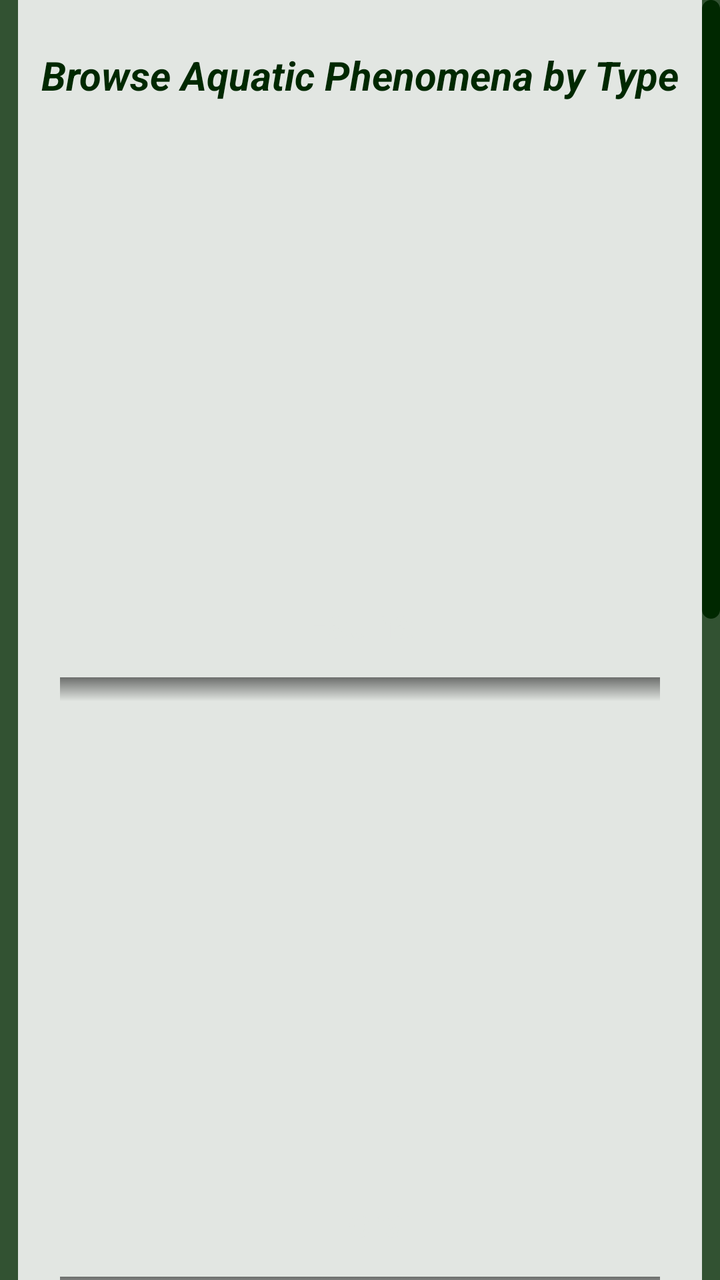
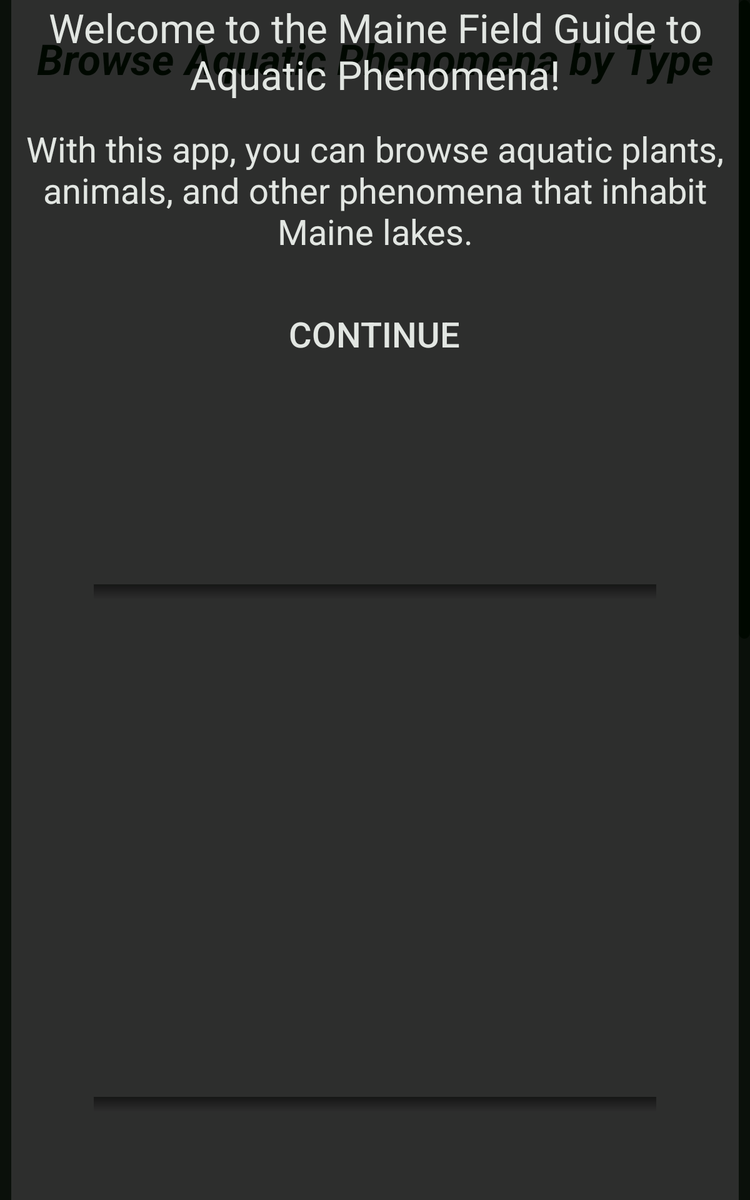

Compare how this app lays out the same screen by default and in its alternative resource folder. The renders come first, then the two layout files and the values they reference.
<!-- AndroidManifest.xml: application theme AppTheme -->
<!-- res/layout/activity_main.xml -->
<RelativeLayout xmlns:android="http://schemas.android.com/apk/res/android"
    style="@style/background"
    android:id="@+id/homescreen">
    <ScrollView
        android:layout_height="match_parent"
        android:layout_width="match_parent"
        android:layout_gravity="center"
        android:scrollbarThumbVertical="@drawable/gradient_button_pressed"
        android:scrollbarSize="9dp">

    <LinearLayout
        android:orientation="vertical"
        style="@style/scroll"
        android:id="@+id/layout">
        <LinearLayout
            android:layout_width="match_parent"
            android:layout_height="24dp">
        </LinearLayout>
        <TextView
            android:layout_width="match_parent"
            android:layout_height="wrap_content"
            android:gravity="center"
            android:text="Browse Aquatic Phenomena by Type"
            android:textStyle="italic|bold"
            android:textColor="@color/dark_brown"
            android:textSize="20dp"
            android:layout_marginBottom="24dp"/>
        <LinearLayout
            style="@style/category_container">
            <LinearLayout
                style="@style/category_container"
                android:onClick="toIdentify"
                android:clickable="true">

                <ImageView
                    style="@style/category_image_regular"
                    android:id="@+id/fauna_image"
                    />
                <Button
                    style="@style/category_button_regular"
                    android:text="Fauna"
                    >
                </Button>
            </LinearLayout>
            <Button
                style="@style/shadow_regular"/>
        </LinearLayout>
        <LinearLayout
            style="@style/category_container">
            <LinearLayout
                style="@style/category_container"
                android:onClick="toIdentify"
                android:clickable="true">
                <ImageView
                    style="@style/category_image_regular"
                    android:id="@+id/flora_image"
                    />
                <Button
                    style="@style/category_button_regular"
                    android:text="Flora"
                    >
                </Button>

            </LinearLayout>
            <Button
                style="@style/shadow_regular"/>
        </LinearLayout>
        <LinearLayout
            style="@style/category_container">
            <LinearLayout
                style="@style/category_container"
                android:onClick="toIdentify"
                android:clickable="true">

                <ImageView
                    style="@style/category_image_regular"
                    android:id="@+id/pc_image"/>
                <Button
                    style="@style/category_button_regular"
                    android:text="Other Aquatic Curiosities">
                </Button>
            </LinearLayout>
            <Button
                style="@style/shadow_regular"/>
        </LinearLayout>


        <TextView
            android:layout_width="match_parent"
            android:layout_height="wrap_content"
            android:gravity="center"
            android:text="Or Browse by Location"
            android:textStyle="italic|bold"
            android:textColor="@color/dark_brown"
            android:textSize="20dp"
            android:layout_marginBottom="24dp"/>
        <LinearLayout
            style="@style/category_container">
            <LinearLayout
                style="@style/category_container"
                android:onClick="toLocation"
                android:clickable="true">

                <ImageView
                    style="@style/category_image_regular"
                    android:id="@+id/location_image"/>
                <Button
                    style="@style/category_button_regular"
                    android:text="Location">
                </Button>
            </LinearLayout>
            <Button
                style="@style/shadow_regular"/>
        </LinearLayout>
    </LinearLayout>

</ScrollView>
    
  <android.support.v4.view.ViewPager
    android:id="@+id/viewpager"
    android:layout_width="match_parent"
    android:layout_height="match_parent"
    >
</android.support.v4.view.ViewPager>
    <LinearLayout
        android:layout_width="match_parent"
        android:layout_height="wrap_content"
        android:id="@+id/UI"
        android:layout_gravity="bottom"
        android:layout_alignParentBottom="true"
        android:background="@android:color/transparent"
        android:orientation="vertical"
        android:paddingBottom="10dp"
        >
        <LinearLayout
            android:layout_width="match_parent"
            android:layout_height="19dp"
            android:gravity="center"
            android:orientation="horizontal"
            android:id="@+id/dots"
            android:background="@android:color/transparent">
        </LinearLayout>
    </LinearLayout>
</RelativeLayout>
<!-- resources referenced by this layout -->
<resources>
  <color name="dark_brown">#002800</color>
  <!-- drawable gradient_button_pressed (drawable) -->
  <?xml version="1.0" encoding="utf-8"?>
  <shape xmlns:android="http://schemas.android.com/apk/res/android">
      android:shape="rectangle">
      <stroke android:width="1dp" android:color = "@color/dark_brown"/>
      <solid android:color= "@color/dark_brown"/>
      <corners android:radius="4dp"></corners>
  </shape>
  <style name="background">
          <item name="android:orientation">vertical</item>
          <item name="android:layout_width">match_parent</item>
          <item name="android:layout_height">match_parent</item>
          <item name="android:background">@color/medium_brown</item>
      </style>
  <style name="category_container">
          <item name="android:layout_width">wrap_content</item>
          <item name="android:layout_height">wrap_content</item>
          <item name="android:orientation">vertical</item>
          <item name="android:layout_gravity">center_horizontal</item>
          <item name="android:gravity">center_horizontal</item>
  
      </style>
  <style name="category_image_regular">
          <item name="android:layout_width">300dp</item>
          <item name="android:layout_height">210dp</item>
          <item name="android:layout_gravity">center_horizontal</item>
      </style>
  <style name="scroll">
          <item name="android:layout_width">match_parent</item>
          <item name="android:layout_height">match_parent</item>
          <item name="android:layout_marginLeft">9dp</item>
          <item name="android:layout_marginRight">9dp</item>
  
          <item name="android:layout_gravity">center_horizontal</item>
          <item name="android:gravity">center_horizontal</item>
          <item name="android:background">@color/light_brown</item>
      </style>
  <style name="shadow_regular">
          <item name="android:layout_width">300dp</item>
           <item name="android:layout_height">12dp</item>
          <item name="android:layout_marginTop">-3dp</item>
          <item name="android:layout_marginBottom">24dp</item>
           <item name="android:background">@drawable/shadow</item>
           <item name="android:layout_gravity">center_horizontal</item>
      </style>
  <style name="AppTheme" parent="@style/Theme.AppCompat.Light.DarkActionBar">
          <item name="android:actionBarStyle">@style/MyActionBar</item>
          <item name="actionBarStyle">@style/MyActionBar</item>
          <item name="android:windowBackground">@color/light_brown</item>
  
      </style>
  <color name="medium_brown">#325232</color>
  <color name="light_brown">#E2E6E2</color>
  <!-- drawable shadow (drawable) -->
  <?xml version="1.0" encoding="utf-8"?>
  <selector xmlns:android="http://schemas.android.com/apk/res/android">
      <item
          >
          <shape android:shape="rectangle">
              <gradient android:startColor="#00000000"
                  android:endColor="#85000000"
                  android:angle="90"
                  />
  
  
  
  
  
          </shape>
      </item>
  </selector>
  <style name="MyActionBar" parent="@style/Widget.AppCompat.Light.ActionBar.Solid.Inverse">
          <item name="android:background">@color/dark_brown</item>
          <item name="background">@color/dark_brown</item>
          <item name="displayOptions">showCustom</item>
          <item name="android:displayOptions">showCustom</item>
  
      </style>
</resources>
<!-- res/layout-large/activity_main.xml (the repository's variant of the layout above) -->
<!-- drawn on a 7-inch tablet held upright -->
<?xml version="1.0" encoding="utf-8"?>
<RelativeLayout xmlns:android="http://schemas.android.com/apk/res/android"
    style="@style/background">
    <ScrollView
        android:layout_height="match_parent"
        android:layout_width="match_parent"
        android:layout_gravity="center"
        android:scrollbarThumbVertical="@drawable/gradient_button_pressed"
        android:scrollbarSize="9dp">

        <LinearLayout
            android:orientation="vertical"
            android:layout_width="match_parent"
            android:layout_height="match_parent"
            android:layout_marginLeft="9dp"
            android:layout_marginRight="9dp"
            android:gravity="center_horizontal"
            android:background="@color/light_brown"
            android:id="@+id/layout">
            <LinearLayout
                android:layout_width="match_parent"
                android:layout_height="24dp">
            </LinearLayout>
            <TextView
                android:layout_width="match_parent"
                android:layout_height="wrap_content"
                android:gravity="center"
                android:text="Browse Aquatic Phenomena by Type"
                android:textStyle="italic|bold"
                android:textColor="@color/dark_brown"
                android:textSize="34dp"
                android:layout_marginBottom="24dp"/>
            <LinearLayout
                style="@style/category_container">
                <LinearLayout
                    style="@style/category_container"
                    android:onClick="toIdentify"
                    android:clickable="true">
                    <ImageView
                        style="@style/category_image_large"
                        android:id="@+id/fauna_image"
                        />
                    <Button
                        style="@style/category_button_large"
                        android:text="Fauna"
                        >
                    </Button>

                </LinearLayout>
                <Button
                    style="@style/shadow_large"/>
            </LinearLayout>
            <LinearLayout
                style="@style/category_container">
                <LinearLayout
                    style="@style/category_container"
                    android:onClick="toIdentify"
                    android:clickable="true">
                    <ImageView
                        style="@style/category_image_large"
                        android:id="@+id/flora_image"
                        />
                    <Button
                        style="@style/category_button_large"
                        android:text="Flora"
                        >
                        </Button>

                </LinearLayout>
                <Button
                    style="@style/shadow_large"/>
            </LinearLayout>
            <LinearLayout
                style="@style/category_container">
                <LinearLayout
                    style="@style/category_container"
                    android:onClick="toIdentify"
                    android:clickable="true">

                    <ImageView
                        style="@style/category_image_large"
                        android:id="@+id/pc_image"/>
                    <Button
                        style="@style/category_button_large"
                        android:text="Physical Curiosities">
                    </Button>
                </LinearLayout>
                <Button
                    style="@style/shadow_large"/>
            </LinearLayout>


            <TextView
                android:layout_width="match_parent"
                android:layout_height="wrap_content"
                android:gravity="center"
                android:text="Or Browse by Location"
                android:textStyle="italic|bold"
                android:textColor="@color/dark_brown"
                android:textSize="34dp"
                android:layout_marginBottom="24dp"/>
        <LinearLayout
            style="@style/category_container">
            <LinearLayout
                style="@style/category_container"
                android:onClick="toLocation"
                android:clickable="true">

                <ImageView
                    style="@style/category_image_large"
                    android:id="@+id/location_image"/>
                <Button
                    style="@style/category_button_large"
                    android:text="Location">
                </Button>
            </LinearLayout>
            <Button
                style="@style/shadow_large"/>
        </LinearLayout>
    </LinearLayout>
    </ScrollView>
    <LinearLayout
        android:orientation="vertical"
        android:layout_width="match_parent"
        android:layout_height="match_parent"
        android:id="@+id/tutorial_layout"
        android:clickable="true"
        android:background="#CC000000">
        <LinearLayout
            android:layout_width="match_parent"
            android:layout_height="82dp"
            >

            <TextView
                android:layout_width="match_parent"
                android:layout_height="wrap_content"
                android:layout_gravity="center"
                android:id="@+id/tutorial_title"
                android:text="Welcome to the Maine Field Guide to Aquatic Phenomena!"
                android:textColor="@color/light_brown"
                android:textSize="32dp"
                android:gravity="center"/>
        </LinearLayout>
        <ImageView
            style="@style/category_image_regular"
            android:id="@+id/image"
            android:background="@drawable/bull_frog1"
            android:visibility="gone"
            android:onClick="@null"
            />
        <Button
            style="@style/category_button_regular"
            android:id="@+id/button"
            android:text="Fauna"
            android:visibility="gone"
            android:onClick="@null"
            >
        </Button>
        <Button
            style="@style/shadow_regular"
            android:id="@+id/shadow"
            android:visibility="gone"/>
        <TextView
            android:layout_width="match_parent"
            android:layout_height="wrap_content"
            android:layout_marginTop="18dp"
            android:text="With this app, you can browse aquatic plants, animals, and other phenomena that inhabit Maine lakes."
            android:textColor="@color/light_brown"
            android:textSize="28dp"
            android:id="@+id/tutorial_text"
            android:layout_marginBottom="20dp"
            android:gravity="center"/>
        <Button
            android:layout_width="wrap_content"
            android:layout_height="wrap_content"
            android:text="Continue"
            android:textSize="28dp"
            android:padding="24dp"
            android:textColor="@color/light_brown"
            android:layout_gravity="center_horizontal"
            android:id="@+id/tutorial_button"
            android:background="@drawable/button"
            android:onClick="showTutorial"
            />
    </LinearLayout>
</RelativeLayout>
<!-- resources referenced by the variant -->
<!-- as a 7-inch tablet held upright resolves them -->
<resources>
  <color name="dark_brown">#002800</color>
  <color name="light_brown">#E2E6E2</color>
  <!-- drawable gradient_button_pressed (drawable) -->
  <?xml version="1.0" encoding="utf-8"?>
  <shape xmlns:android="http://schemas.android.com/apk/res/android">
      android:shape="rectangle">
      <stroke android:width="1dp" android:color = "@color/dark_brown"/>
      <solid android:color= "@color/dark_brown"/>
      <corners android:radius="4dp"></corners>
  </shape>
  <style name="background">
          <item name="android:orientation">vertical</item>
          <item name="android:layout_width">match_parent</item>
          <item name="android:layout_height">match_parent</item>
          <item name="android:background">@color/medium_brown</item>
      </style>
  <style name="category_button_large" parent="category_button_regular">
          <item name="android:layout_width">450dp</item>
          <item name="android:textSize">24dp</item>
      </style>
  <style name="category_container">
          <item name="android:layout_width">wrap_content</item>
          <item name="android:layout_height">wrap_content</item>
          <item name="android:orientation">vertical</item>
          <item name="android:layout_gravity">center_horizontal</item>
          <item name="android:gravity">center_horizontal</item>
  
      </style>
  <style name="category_image_large" parent="category_image_regular">
          <item name="android:layout_width">450dp</item>
          <item name="android:layout_height">320dp</item>
      </style>
  <style name="category_image_regular">
          <item name="android:layout_width">300dp</item>
          <item name="android:layout_height">210dp</item>
          <item name="android:layout_gravity">center_horizontal</item>
      </style>
  <style name="shadow_large" parent="shadow_regular">
          <item name="android:layout_width">450dp</item>
      </style>
  <style name="shadow_regular">
          <item name="android:layout_width">300dp</item>
           <item name="android:layout_height">12dp</item>
          <item name="android:layout_marginTop">-3dp</item>
          <item name="android:layout_marginBottom">24dp</item>
           <item name="android:background">@drawable/shadow</item>
           <item name="android:layout_gravity">center_horizontal</item>
      </style>
  <style name="AppTheme" parent="@style/Theme.AppCompat.Light.DarkActionBar">
          <item name="android:actionBarStyle">@style/MyActionBar</item>
          <item name="actionBarStyle">@style/MyActionBar</item>
          <item name="android:windowBackground">@color/light_brown</item>
  
      </style>
  <color name="medium_brown">#325232</color>
  <!-- drawable shadow (drawable) -->
  <?xml version="1.0" encoding="utf-8"?>
  <selector xmlns:android="http://schemas.android.com/apk/res/android">
      <item
          >
          <shape android:shape="rectangle">
              <gradient android:startColor="#00000000"
                  android:endColor="#85000000"
                  android:angle="90"
                  />
  
  
  
  
  
          </shape>
      </item>
  </selector>
  <style name="MyActionBar" parent="@style/Widget.AppCompat.Light.ActionBar.Solid.Inverse">
          <item name="android:background">@color/dark_brown</item>
          <item name="background">@color/dark_brown</item>
          <item name="displayOptions">showCustom</item>
          <item name="android:displayOptions">showCustom</item>
  
      </style>
</resources>
